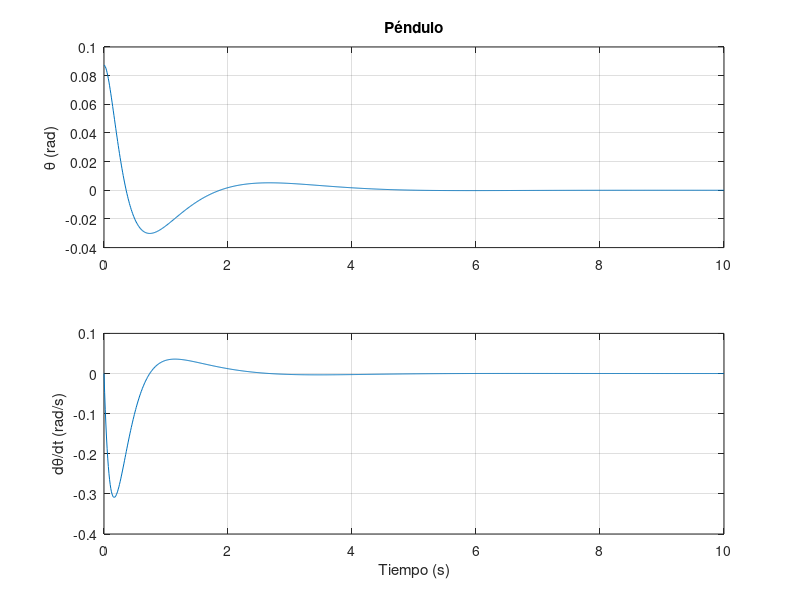
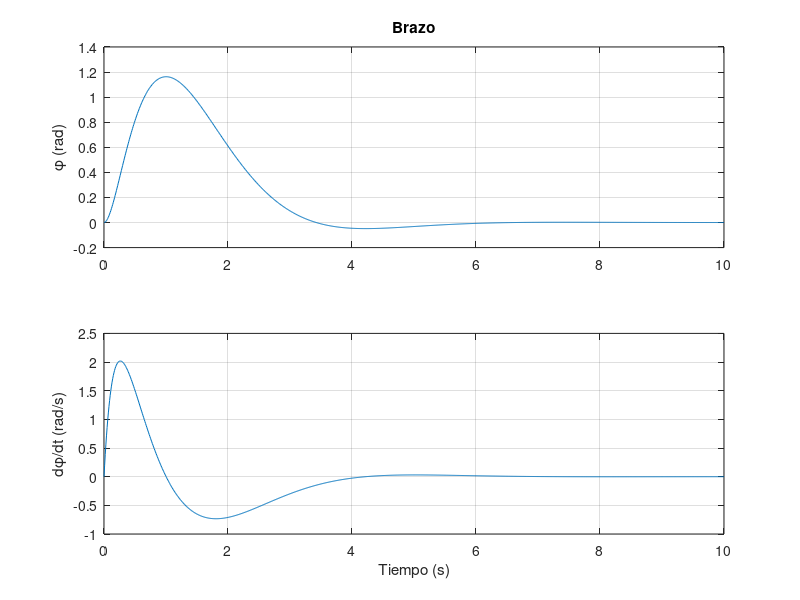
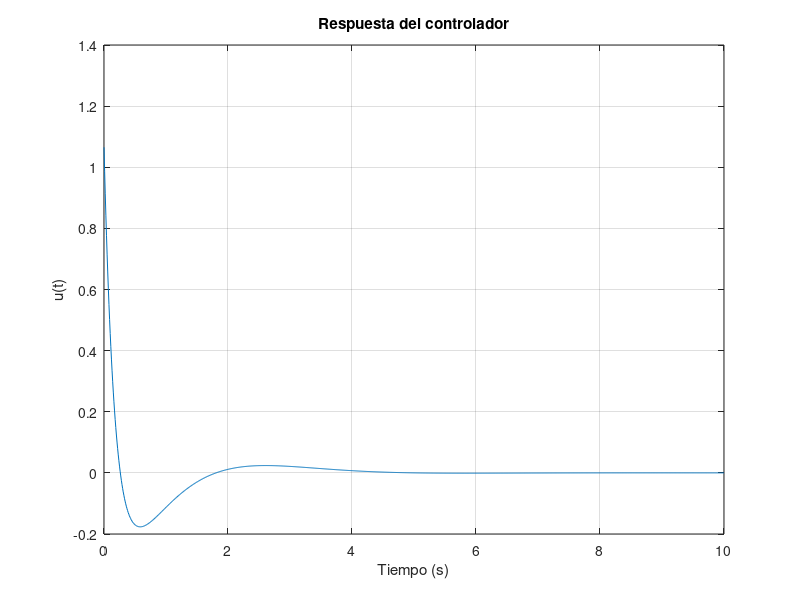

These charts were generated, in order, by the following MATLAB code:
%Parámetros
l=0.413;        %Longitud pendulo
M=0.01;         %Masa brazo
Jp=0.0009;      %Momento inercia brazo
r=0.235;        %Longitud brazo
J=0.05;         %Momento inercia pendulo
m=0.02;         %Masa pendulo
g=9.807;        %Gravedad

a=Jp + M*l^2;
b=J + M*r^2 + m*r^2;
c=M*r*l;
d=l*g*(M+m/2);

%Espacio de estados
A=[0 1 0 0; (b*d)/(a*b-c^2) 0 0 0; 0 0 0 1; -(c*d)/(a*b-c^2) 0 0 0];
B=[0; -c/(a*b-c^2); 0; a/(a*b-c^2)];
C=eye(4);
D=zeros(4,1);

sys=ss(A,B,C,D);
eig(A);         %Polos en lazo abierto

%Ganancia original de la guía
K=[-7.5343 -1.3465 0 -0.2216];
A_re=A-B*K;     %Matriz A realimentada

sys_re=ss(A_re,B,C,D);
eig(A_re);       %Polos con realimentacion

%Controlador LQR
Q=diag([10 1 10 0.1]);
R=[1000];

[K_lqr, S_lqr, eig_lqr] = lqr(A, B, Q, R);
A_lqr=A-B*K_lqr;

sys_lqr=ss(A_lqr,B,C,D);
eig_lqr;       %Polos con LQR

%Variables para gráficas
x_0=[5*pi/180; 0; 0; 0];  %Posición inicial: 5 grados en theta
t=0:0.01:10;
[y,t,x]=initial(sys_lqr, x_0, t);
u=-x*K_lqr';

%Gráficas del comportamiento del péndulo
figure
subplot(2,1,1)
plot(t, x(:,1))
ylabel('\theta (rad)')
title('Péndulo')
grid on

subplot(2,1,2)
plot(t, x(:,2))
ylabel('d\theta/dt (rad/s)')
xlabel('Tiempo (s)')
grid on

%Gráficas del comportamiento del brazo
figure
subplot(2,1,1)
plot(t, x(:,3))
ylabel('\phi (rad)')
title('Brazo')
grid on

subplot(2,1,2)
plot(t, x(:,4))
ylabel('d\phi/dt (rad/s)')
xlabel('Tiempo (s)')
grid on

%Gráficas del esfuerzo del controlador
figure
plot(t,u)
title('Respuesta del controlador')
ylabel('u(t)')
xlabel('Tiempo (s)')
grid on

%Discretización
Ts=0.002;
sys_d=c2d(sys,Ts,'tustin');
%sys_d=c2d(sys,Ts,'zoh');
A_d=sys_d.A;
B_d=sys_d.B;

[K_d_lqr, S_d_lqr, eig_d_lqr]=dlqr(A_d,B_d,Q,R);
A_d_lqr=A_d-B_d*K_d_lqr;

sys_d_lqr=ss(A_d_lqr,B_d,C,D);
eig_d_lqr;       %Polos con LQR

[y_d, t_d, x_d]=initial(sys_d_lqr,x_0,t);
u_d=-x_d*K_d_lqr';